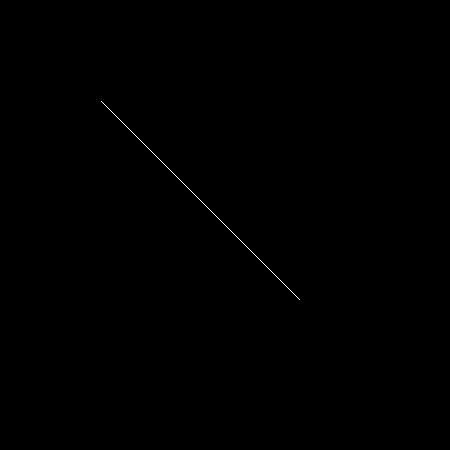
#> input picture Image Processing/hough_transform/imgs/diagonal.png, 450 x 450 px
$ python line_detection.py
#> lines starting #> are read from the running program, lines starting #| are printed output that depends on the picture; after the words box and inside, x2 and y2 are one past the last pixel; in counts of white or black regions, pixels touching at a corner belong together
"""
Author: Muhammad Tayyab Tahir Qureshi
Github: github.com/ttqureshi
"""

import math
import os

import numpy as np
import cv2 as cv


root_dir = os.path.dirname(os.path.abspath(__file__))
img_path = os.path.join(root_dir, "imgs", "diagonal.png")
img = cv.imread(img_path)
#> img is the input picture: shape (450, 450, 3); 0.1% white in thin lines or dots, all inside (x1, y1, x2, y2) = (101, 101, 300, 300)
cv.imshow("Lane", img)

img = cv.cvtColor(img, cv.COLOR_BGR2GRAY)
cv.imshow("Image", img)


def hough_accumulator_setup(img_edges) -> np.ndarray:
    """
    Parameters
    ----------
    img_edges : np.ndarray
        Image edges

    Returns
    -------
    hough_accumulator : np.ndarray
        Accumulator array

    """
    row, col = img_edges.shape
    diagnoal_length = int(math.sqrt(row**2 + col**2))

    hough_accumulator = np.zeros((180, diagnoal_length))
    return hough_accumulator


def populate_accumulator_array(accumulator, img_space_coords) -> np.ndarray:
    """
    TODO: write doc-string
    """
    x, y = img_space_coords
    theta, two_ro_max = accumulator.shape # here two_ro_max means: `2*ro_max`
    ro_max = accumulator.shape[1] // 2 # `ro_max` is the half-diagonal length

    for theta_not in range(theta):
        ro_prime = int(x * math.cos(theta_not) + y * math.sin(theta_not))

        # We need to MAP from the range [0, 2*ro_max] -> [-ro_max, +ro_max] range
        # if `ro ⋲ [0, 2*ro_max]` AND `ro_prime ⋲ [-ro_max, +ro_max]`
        # then
        # ``ro_prime = ro - ro_max``
        # ``ro = ro_prime + ro_max``
        ro = ro_prime + ro_max # make sure this is an `INTEGER`
        if ro >= 0 and ro < two_ro_max:
            accumulator[theta_not, ro] += 1

    return accumulator


def hough_transform(img_edges) -> np.ndarray:
    """
    Parameters
    ----------
    img_edges : np.ndarray
        Image edges
    accumulator : np.ndarray
        Accumulator array

    Returns
    -------
    voted_accumulator : np.ndarray #TODO: update it
        An accumulator array with votes indicating potential coordinates for a line in image space.
    """
    n_rows, n_cols = img_edges.shape
    accumulator_array = hough_accumulator_setup(img_edges)
    # voted_accumulator = np.zeros_like(accumulator)

    for r in range(n_rows):
        for c in range(n_cols):
            if img_edges[r, c] == 255:
                coords = (r, c)
                accumulator_array = populate_accumulator_array(accumulator_array, coords)

    return accumulator_array


def sinusoids_in_parameter_space(accumulator_array) -> np.ndarray:
    """
    TODO: write doc-string
    """
    highest_vote = np.max(accumulator_array)
    interval = 255 // highest_vote

    rows, cols = accumulator_array.shape

    for r in range(rows):
        for c in range(cols):
            if accumulator_array[r, c] != 0:
                accumulator_array[r, c] = accumulator_array[r, c] * interval

    return accumulator_array


accumulator = hough_transform(img)
#> in hough_transform, `accumulator_array = hough_accumulator_setup(img_edges)`: accumulator_array: shape (180, 636) float64; every value is 0
sinusoids = sinusoids_in_parameter_space(accumulator)
#> in sinusoids_in_parameter_space, `highest_vote = np.max(accumulator_array)`: highest_vote = 199
#> in sinusoids_in_parameter_space, `interval = 255 // highest_vote`: interval = 1

cv.imshow("Sinusoids", sinusoids)
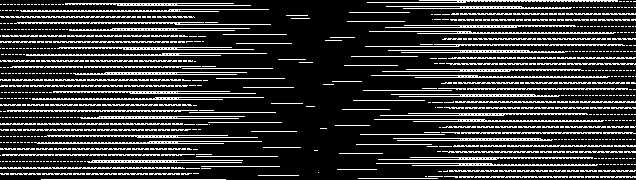
#> window 'Sinusoids': shape (180, 636); 20.3% white in thin lines or dots

write_path = os.path.join(root_dir, "imgs", "sinusoids.png")
cv.imwrite(write_path, sinusoids)


cv.waitKey(0)
cv.destroyAllWindows()
